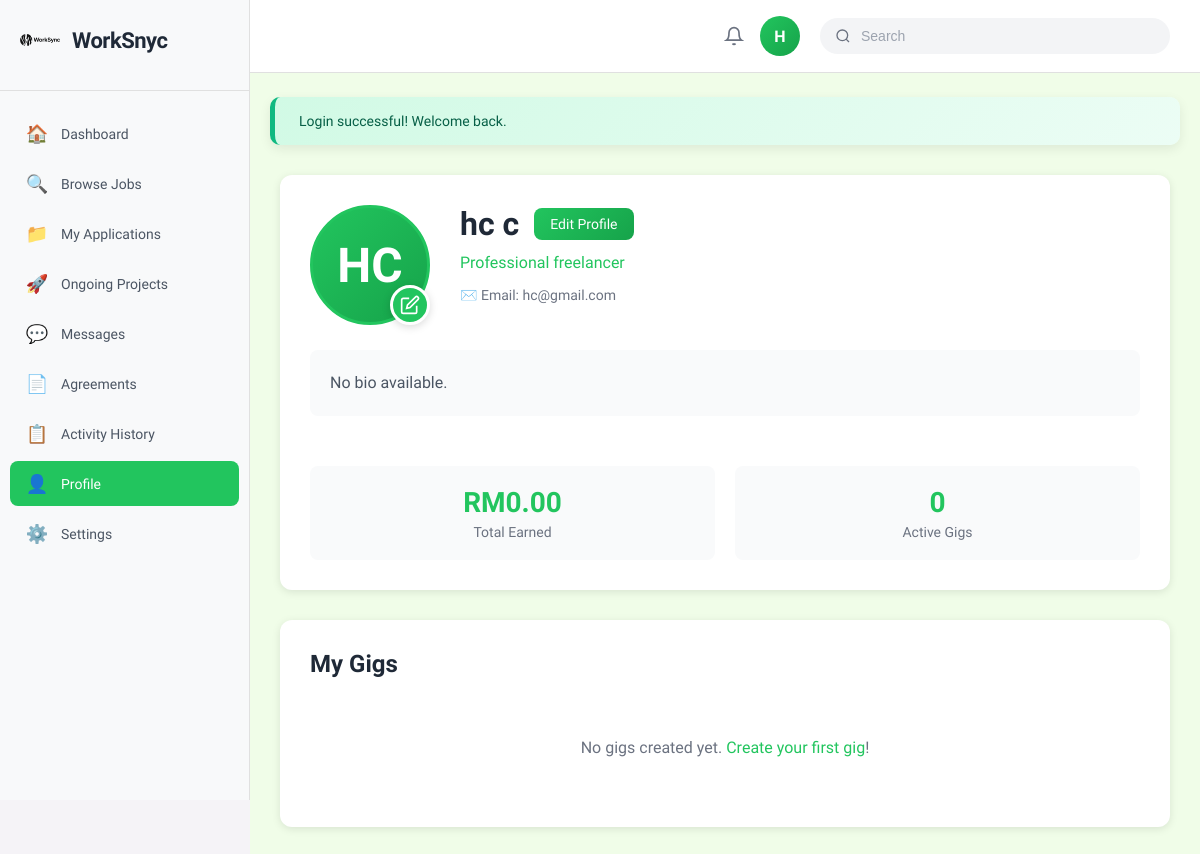
/page/freelancer_profile.php (signed in), run on the app's committed database.
### tables this page shows
CREATE TABLE
  `freelancer` (
    `FreelancerID` int (11) NOT NULL,
    `FirstName` varchar(100) DEFAULT NULL,
    `LastName` varchar(100) DEFAULT NULL,
    `Email` varchar(255) DEFAULT NULL,
    `Password` varchar(255) DEFAULT NULL,
    `PhoneNo` varchar(50) DEFAULT NULL,
    `ProfilePicture` varchar(500) DEFAULT NULL,
    `Status` varchar(50) DEFAULT NULL,
    `Address` text DEFAULT NULL,
    `Experience` text DEFAULT NULL,
    `Education` text DEFAULT NULL,
    `SocialMediaURL` varchar(255) DEFAULT NULL,
    `Bio` text DEFAULT NULL,
    `Rating` decimal(3, 2) DEFAULT NULL,
    `TotalEarned` decimal(10, 2) DEFAULT NULL,
    `JoinedDate` timestamp NOT NULL DEFAULT current_timestamp(),
    `isDelete` tinyint (1) DEFAULT 0
  );

### page/freelancer_profile.php (the view, shortened to what this page needs)
<?php
$conn = getDBConnection();
$freelancer_id = $_SESSION['user_id'];
$stmt = $conn->prepare("SELECT FreelancerID, FirstName, LastName, Email, PhoneNo, Address, Experience, Education, Bio, Rating, TotalEarned, SocialMediaURL, ProfilePicture FROM freelancer WHERE FreelancerID = ?");
$stmt->bind_param("i", $freelancer_id);
$stmt->execute();
$result = $stmt->get_result();
$freelancer = $result->fetch_assoc();
$total_earned = $freelancer['TotalEarned'] ?? 0.00;
$gigs = [];
?>
<!DOCTYPE html>
<html lang="en">
<head>
    <link rel="stylesheet" href="/assets/css/style.css">
    <link rel="stylesheet" href="/assets/css/dashboard.css">
    <link rel="stylesheet" href="/assets/css/profile.css">
</head>
<body class="profile-page">
    <div class="profile-layout">
        <?php include '../includes/freelancer_sidebar.php'; ?>
        <main class="main-content">
            <?php include '../includes/header.php'; ?>
            <?php if (isset($_SESSION['success'])): ?>
                <div class="alert alert-success">
                    <?php echo htmlspecialchars($_SESSION['success']);
                    unset($_SESSION['success']); ?>
                </div>
            <?php endif; ?>
            <div class="profile-card">
                <div class="profile-header-section">
                    <div class="profile-image-container">
                        <?php if ($freelancer['ProfilePicture'] && file_exists('../' . $freelancer['ProfilePicture'])): ?>
                            <img src="/<?php echo htmlspecialchars($freelancer['ProfilePicture']); ?>" alt="Profile Picture" class="profile-picture">
                        <?php else: ?>
                            <div class="avatar-large"><?php echo strtoupper(substr($freelancer['FirstName'] ?: 'F', 0, 1) . substr($freelancer['LastName'] ?: 'L', 0, 1)); ?></div>
                        <?php endif; ?>
                        <label for="profile_picture_input" class="upload-icon-button" title="Upload profile picture">
                            <svg class="pencil-icon" viewBox="0 0 24 24" fill="none" stroke="currentColor" stroke-width="2">
                                <path d="M11 4H4a2 2 0 0 0-2 2v14a2 2 0 0 0 2 2h14a2 2 0 0 0 2-2v-7"></path>
                                <path d="M18.5 2.5a2.121 2.121 0 0 1 3 3L12 15l-4 1 1-4 9.5-9.5z"></path>
                            </svg>
                        </label>
                    </div>
                    <div class="profile-info">
                        <h1 class="profile-name">
                            <?php echo htmlspecialchars($freelancer['FirstName'] . ' ' . $freelancer['LastName']); ?>
                            <a href="edit_freelancer_profile.php" class="edit-profile-btn">Edit Profile</a>
                        </h1>
                        <p class="profile-tagline"><?php echo htmlspecialchars($freelancer['Bio'] ?: 'Professional freelancer'); ?></p>
                        <div class="profile-details">
                            <span class="detail-item">✉️ Email: <?php echo htmlspecialchars($freelancer['Email']); ?></span>
                        </div>
                    </div>
                </div>
                <div class="profile-description">
                    <p><?php echo htmlspecialchars($freelancer['Bio'] ?: 'No bio available.'); ?></p>
                </div>
                <div class="profile-stats">
                    <div class="stat-box">
                        <div class="stat-value">RM<?php echo number_format($total_earned, 2); ?></div>
                        <div class="stat-label">Total Earned</div>
                    </div>
                    <div class="stat-box">
                        <div class="stat-value"><?php echo count($gigs); ?></div>
                        <div class="stat-label">Active Gigs</div>
                    </div>
                </div>
            </div>
            <div class="project-history-card">
                <h2 class="section-title">My Gigs</h2>
                <div class="project-list">
                    <?php if (empty($gigs)): ?>
                        <p class="no-projects">No gigs created yet. <a href="create_gig.php">Create your first gig</a>!</p>
                    <?php endif; ?>
                </div>
            </div>
        </main>
    </div>
</body>
</html>

### assets/css/style.css (style rules this page uses)
* { margin: 0; padding: 0; box-sizing: border-box; }
body { font-family: 'Momo Trust Display', sans-serif; background: linear-gradient(135deg, #f0fde8 0%, #e6fdd5 100%); min-height: 100vh; align-items: center; justify-content: center; padding: 20px; }

### assets/css/profile.css (style rules this page uses)
body.profile-page { margin: 0; padding: 0; overflow-x: hidden; }
.profile-layout { display: flex; min-height: 100vh; background-color: #f5f3f7; width: 100%; }
.main-content { flex: 1; margin-left: 250px; padding: 0; width: calc(100% - 250px); min-height: 100vh; background-color: #f0fde8; }
.profile-card { background-color: white; border-radius: 12px; padding: 30px; margin: 30px auto; box-shadow: 0 2px 8px rgba(0, 0, 0, 0.1); width: calc(100% - 60px); max-width: 1200px; }
.profile-header-section { display: flex; gap: 30px; margin-bottom: 25px; align-items: flex-start; }
.profile-image-container { position: relative; width: 120px; height: 120px; flex-shrink: 0; }
.avatar-large { width: 120px; height: 120px; border-radius: 50%; background: linear-gradient(135deg, #22c55e 0%, #16a34a 100%); display: flex; align-items: center; justify-content: center; color: white; font-size: 48px; font-weight: 600; border: 3px solid #22c55e; }
.upload-icon-button { position: absolute; bottom: 0; right: 0; width: 40px; height: 40px; background-color: #22c55e; border: 3px solid white; border-radius: 50%; display: flex; align-items: center; justify-content: center; cursor: pointer; transition: all 0.3s ease; box-shadow: 0 2px 8px rgba(0, 0, 0, 0.15); }
.pencil-icon { width: 20px; height: 20px; color: white; stroke: white; }
.profile-info { flex: 1; position: relative; }
.profile-name { font-size: 32px; font-weight: 700; color: #1f2937; margin: 0 0 10px 0; display: flex; align-items: center; gap: 15px; flex-wrap: wrap; }
.profile-tagline { font-size: 16px; color: #22c55e; margin: 0 0 15px 0; font-weight: 500; }
.profile-details { display: flex; flex-wrap: wrap; gap: 20px; font-size: 14px; color: #6b7280; }
.detail-item { display: flex; align-items: center; gap: 5px; }
.edit-profile-btn { padding: 8px 16px; background: linear-gradient(135deg, #22c55e 0%, #16a34a 100%); color: white; text-decoration: none; border-radius: 8px; font-size: 14px; font-weight: 500; transition: all 0.2s; white-space: nowrap; display: inline-block; }
.profile-description { margin: 25px 0; padding: 20px; background-color: #f9fafb; border-radius: 8px; color: #4b5563; line-height: 1.6; }
.profile-stats { display: flex; gap: 20px; margin-top: 25px; }
.stat-box { flex: 1; padding: 20px; background-color: #f9fafb; border-radius: 8px; text-align: center; }
.stat-value { font-size: 28px; font-weight: 700; color: #22c55e; margin-bottom: 5px; }
.stat-label { font-size: 14px; color: #6b7280; }
.project-history-card { background-color: white; border-radius: 12px; padding: 30px; margin: 0 30px 30px 30px; box-shadow: 0 2px 8px rgba(0, 0, 0, 0.1); width: calc(100% - 60px); max-width: none; }
.section-title { font-size: 24px; font-weight: 700; color: #1f2937; margin: 0 0 20px 0; }
.project-list { display: flex; flex-direction: column; gap: 15px; }
.no-projects { text-align: center; padding: 40px; color: #6b7280; font-size: 16px; }
.no-projects a { color: #22c55e; text-decoration: none; font-weight: 500; }
.alert, .success-message, .error-message { padding: 16px 24px; margin: 24px 20px; border-radius: 10px; font-size: 14px; font-weight: 500; border-left: 5px solid; box-shadow: 0 4px 12px rgba(0, 0, 0, 0.08); animation: messageShowIn 0.4s ease-out forwards; }
.alert-success, .success-message { background: linear-gradient(135deg, #d1fae5 0%, #ecfdf5 100%); color: #065f46; border-left-color: #10b981; }
.message-show { animation: messageShowIn 0.4s ease-out forwards; }

### data on the page
freelancer: FirstName+LastName "HC", FirstName+LastName "hc c", Bio "Professional freelancer", Email "hc@gmail.com", Bio "No bio available.", TotalEarned "0.00"

### other printed values
$initials "H"
$_SESSION['success'] "Login successful! Welcome back."
count($gigs) "0"
